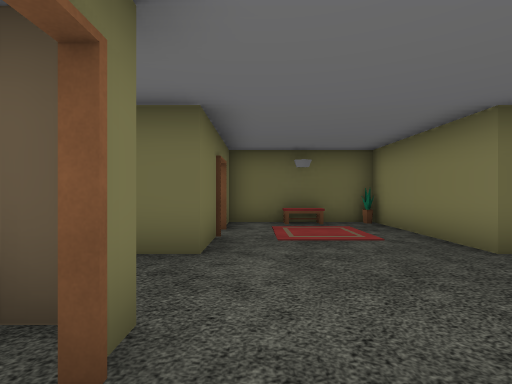
View 1 (above)

17 first-person views from a walk through a scene from a Unity 3-D project. The camera is 1.5 m above the floor, looks level and sees 85° across. The floor is counted in squares, 1.8 m on a side. Each view is taken from the middle of a square. On the plan, view 1 faces up. The plan holds only what a view shows up to about 10 squares ahead; the rest is blank. The place goes on beyond the plan. The player character is not drawn. Door leaves are left out, so doorways stand open. Some surface patterns are stand-ins.

View 2
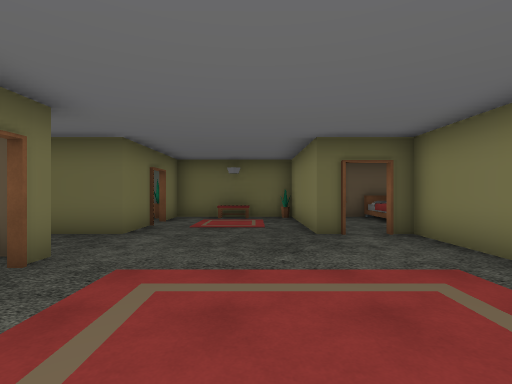

View 3
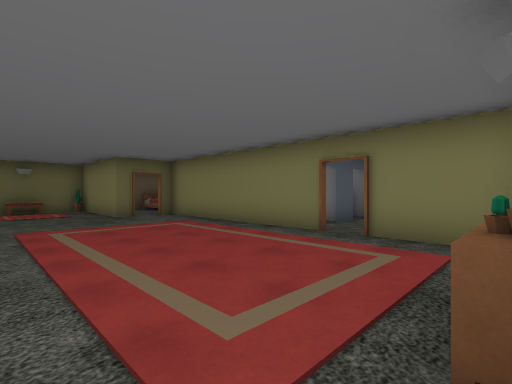

View 4
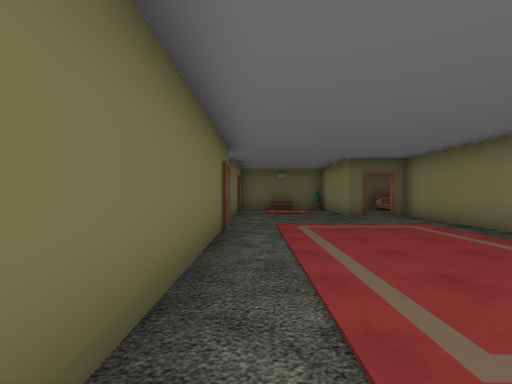

View 5
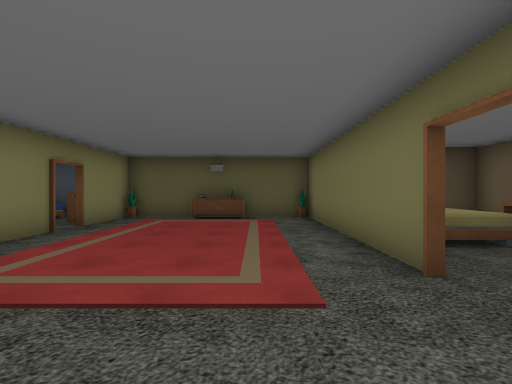

View 6
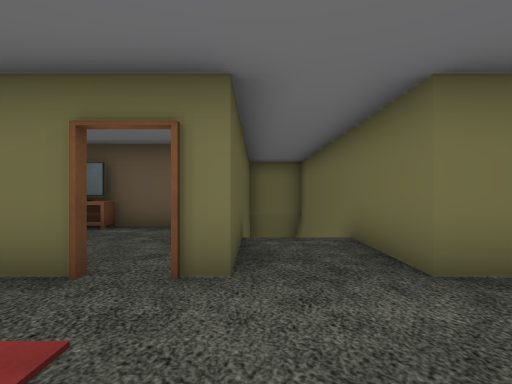

View 7
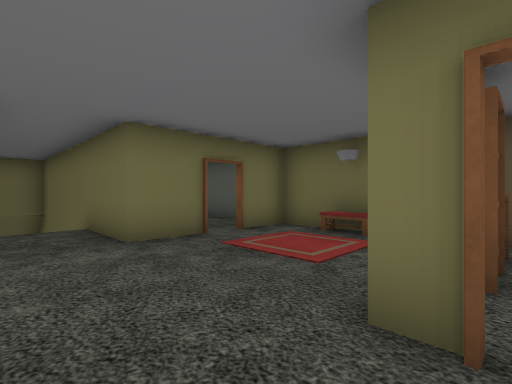

View 8
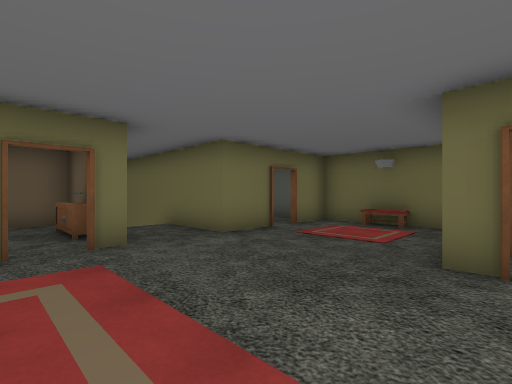

View 9
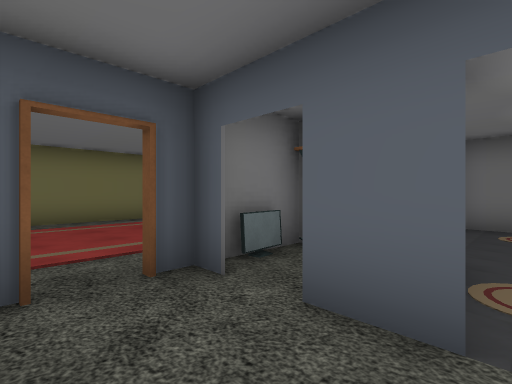

View 10
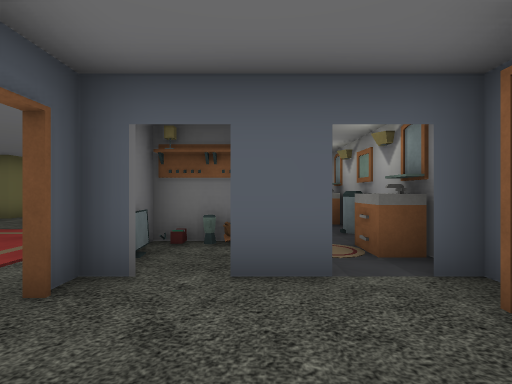

View 11
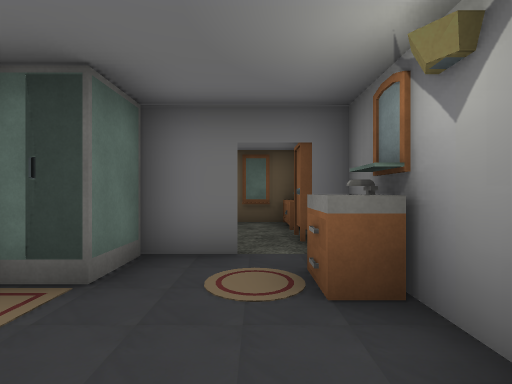

View 12
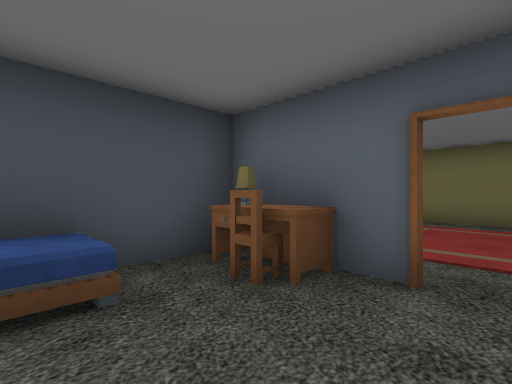

View 13
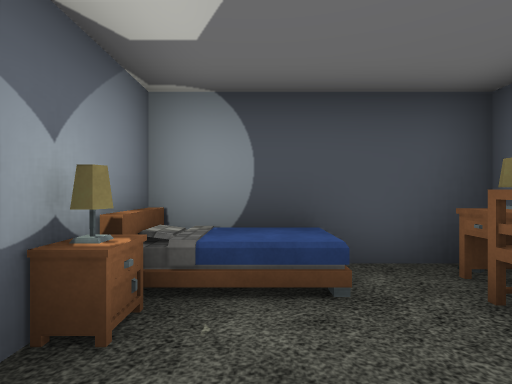

View 14
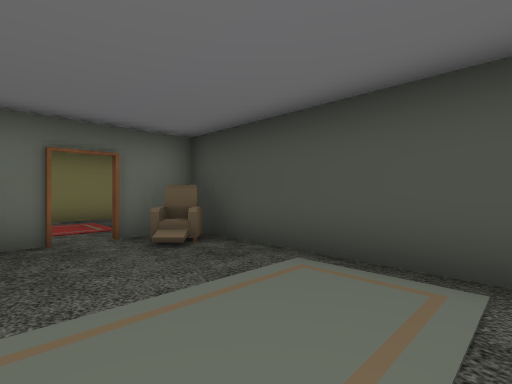

View 15
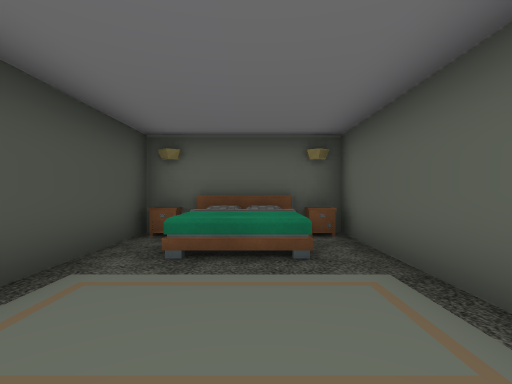

View 16
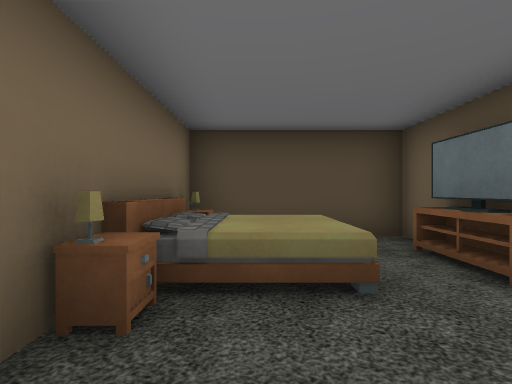

View 17
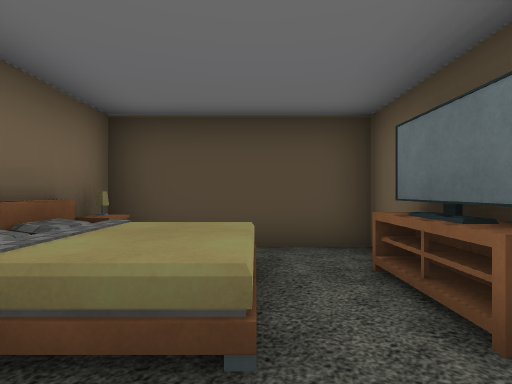

### Floor plan
Key: @ floor where view 1 was taken; # wall or solid block; . main floor; : floor 0.75 m higher than the main floor; + floor 1 m higher than the main floor; / step, stairs or slope; D open door; = window, fence, low wall or low ledge; P plant; B bed; C chair; E desk; K bookshelf; M computer; R drawers; I bin; S shower; U rug; O other object.
Columns run from 9 left of view 1 to 10 right of it. Each row starts with its distance up from view 1.
  8 ###################
  7 #OB.....#.O.PK.BB.O
  6 #=+.....D...#K.BB..
  5 ##+.....#...K..  .#
  4 ########C...#D###DD
  3       /........S..R
  2     #####.....#U...#
  1     #.O.D.....#O..I#
  0     #...#@....# O..#
 -1     #..BO.....M.O.R
 -2     #O/ #.....#DDDD
 -3     #./ #.....D...
 -4     #.. O.....#C...
 -5     #####.....#E.BO
 -6         #..OO.P.O/:#
 -7         ###  ######

Where each view was taken, in squares from view 1:
view 1: 0 up, 0 right, facing up
view 2: 2 down, 2 right, facing up
view 3: 6 down, 0 right, facing up-right
view 4: 6 down, 0 right, facing up
view 5: 3 up, 1 right, facing down
view 6: 2 up, 2 right, facing left
view 7: 2 up, 4 right, facing up-left
view 8: 0 up, 4 right, facing up-left
view 9: 4 down, 8 right, facing up-left
view 10: 5 down, 7 right, facing up
view 11: 0 up, 8 right, facing up
view 12: 3 down, 8 right, facing down-left
view 13: 3 down, 8 right, facing down
view 14: 7 up, 6 left, facing down-right
view 15: 6 up, 3 left, facing left
view 16: 1 up, 2 left, facing down
view 17: 0 up, 3 left, facing down
